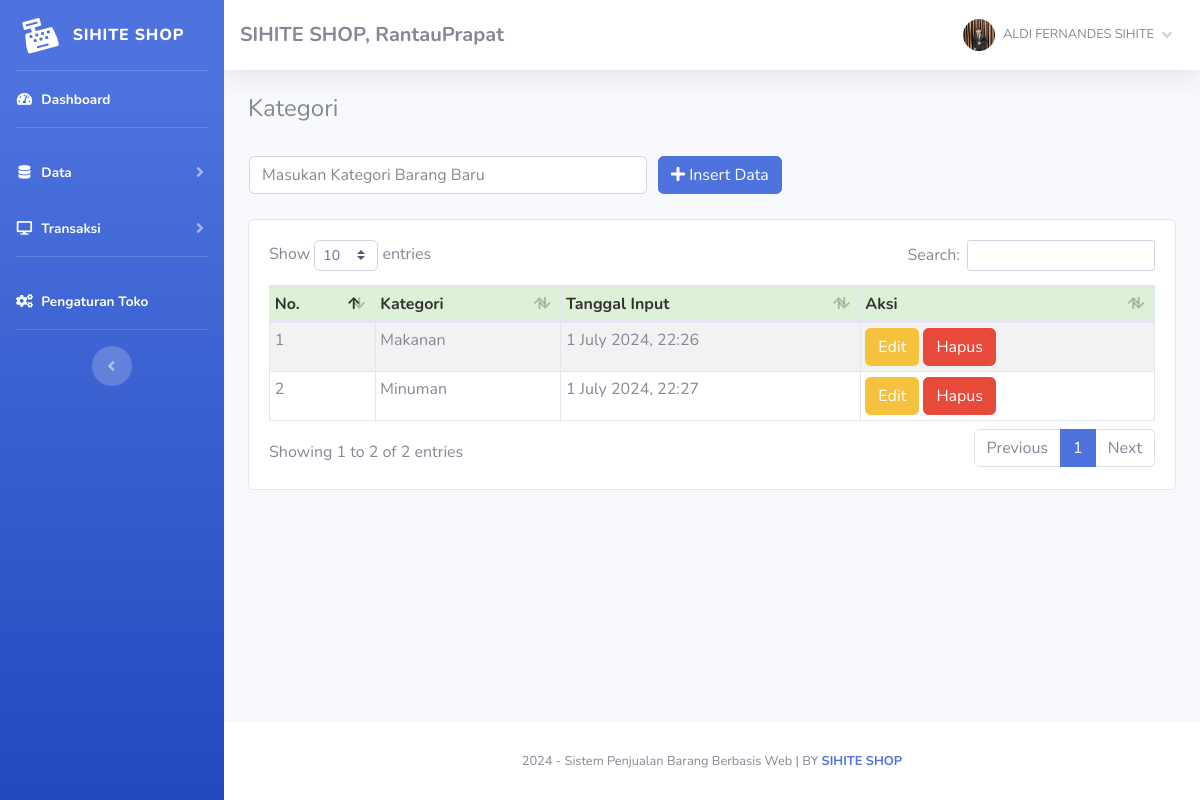
Screenshot of /index.php?page=kategori (signed in) with the database file from the repository.
### tables this page shows
CREATE TABLE `toko` (
  `id_toko` int(11) NOT NULL,
  `nama_toko` varchar(255) NOT NULL,
  `alamat_toko` text NOT NULL,
  `tlp` varchar(255) NOT NULL,
  `nama_pemilik` varchar(255) NOT NULL
);

CREATE TABLE `member` (
  `id_member` int(11) NOT NULL,
  `nm_member` varchar(255) NOT NULL,
  `alamat_member` text NOT NULL,
  `telepon` varchar(255) NOT NULL,
  `email` varchar(255) NOT NULL,
  `gambar` text NOT NULL,
  `NIK` text NOT NULL
);

CREATE TABLE `kategori` (
  `id_kategori` int(11) NOT NULL,
  `nama_kategori` varchar(255) NOT NULL,
  `tgl_input` varchar(255) NOT NULL
);

### admin/module/kategori/index.php (the view, shortened to what this page needs)
<h4>Kategori</h4>
<br />
<?php
	if(!empty($_GET['uid'])){
	$sql = "SELECT * FROM kategori WHERE id_kategori = ?";
	$row = $config->prepare($sql);
	$row->execute(array($_GET['uid']));
	$edit = $row->fetch();
?>
<form method="POST" action="fungsi/edit/edit.php?kategori=edit">
    <table>
        <tr>
            <td style="width:25pc;"><input type="text" class="form-control" value="<?= $edit['nama_kategori'];?>"
                    required name="kategori" placeholder="Masukan Kategori Barang Baru">
                <input type="hidden" name="id" value="<?= $edit['id_kategori'];?>">
            </td>
            <td style="padding-left:10px;"><button id="tombol-simpan" class="btn btn-primary"><i class="fa fa-edit"></i>
                    Ubah Data</button></td>
        </tr>
    </table>
</form>
<?php }else{?>
<form method="POST" action="fungsi/tambah/tambah.php?kategori=tambah">
    <table>
        <tr>
            <td style="width:25pc;"><input type="text" class="form-control" required name="kategori"
                    placeholder="Masukan Kategori Barang Baru"></td>
            <td style="padding-left:10px;"><button id="tombol-simpan" class="btn btn-primary"><i class="fa fa-plus"></i>
                    Insert Data</button></td>
        </tr>
    </table>
</form>
<?php }?>
<br />
<div class="card card-body">
    <div class="table-responsive">
        <table class="table table-bordered table-striped table-sm" id="example1">
            <thead>
                <tr style="background:#DFF0D8;color:#333;">
                    <th>No.</th>
                    <th>Kategori</th>
                    <th>Tanggal Input</th>
                    <th>Aksi</th>
                </tr>
            </thead>
            <tbody>
                <?php
				$hasil = $lihat -> kategori();
				$no=1;
				foreach($hasil as $isi){
			?>
                <tr>
                    <td><?php echo $no;?></td>
                    <td><?php echo $isi['nama_kategori'];?></td>
                    <td><?php echo $isi['tgl_input'];?></td>
                    <td>
                        <a href="index.php?page=kategori&uid=<?php echo $isi['id_kategori'];?>"><button
                                class="btn btn-warning">Edit</button></a>
                        <a href="fungsi/hapus/hapus.php?kategori=hapus&id=<?php echo $isi['id_kategori'];?>"
                            onclick="javascript:return confirm('Hapus Data Kategori ?');"><button
                                class="btn btn-danger">Hapus</button></a>
                    </td>
                </tr>
                <?php $no++; }?>
            </tbody>
        </table>
    </div>
</div>

### admin/template/sidebar.php (shortened to what this page needs)
<?php
    $id = $_SESSION['admin']['id_member'];
    $hasil_profil = $lihat -> member_edit($id);
?>
<ul class="navbar-nav bg-gradient-primary sidebar sidebar-dark accordion" id="accordionSidebar">
    <a class="sidebar-brand d-flex align-items-center justify-content-center" href="index.php">
        <div class="sidebar-brand-icon rotate-n-15">
            <i class="fas fa-cash-register"></i>
        </div>
        <div class="sidebar-brand-text mx-3">SIHITE SHOP<sup></sup></div>
    </a>
    <hr class="sidebar-divider my-0">
    <li class="nav-item active">
        <a class="nav-link" href="index.php">
            <i class="fas fa-fw fa-tachometer-alt"></i>
            <span>Dashboard</span></a>
    </li>
    <hr class="sidebar-divider">
    <li class="nav-item active">
        <a class="nav-link collapsed" href="#" data-toggle="collapse" data-target="#collapseTwo" aria-expanded="true"
            aria-controls="collapseTwo">
            <i class="fas fa-fw fa-database"></i>
            <span>Data</span>
        </a>
    </li>
    <li class="nav-item active">
        <a class="nav-link collapsed" href="#" data-toggle="collapse" data-target="#collapse3" aria-expanded="true"
            aria-controls="collapse3">
            <i class="fas fa-fw fa-desktop"></i>
            <span>Transaksi</span>
        </a>
    </li>
    <hr class="sidebar-divider">
    <li class="nav-item active">
        <a class="nav-link" href="index.php?page=pengaturan">
            <i class="fas fa-fw fa-cogs"></i>
            <span>Pengaturan Toko</span></a>
    </li>
    <hr class="sidebar-divider d-none d-md-block">
    <div class="text-center d-none d-md-inline">
        <button class="rounded-circle border-0" id="sidebarToggle"></button>
    </div>
</ul>
<div id="content-wrapper" class="d-flex flex-column">
    <div id="content">
        <nav class="navbar navbar-expand navbar-light bg-white topbar mb-4 static-top shadow">
            <h5 class="d-lg-block d-none mt-2"><b><?php echo $toko['nama_toko'];?>, <?php echo $toko['alamat_toko'];?></b></h5>
            <ul class="navbar-nav ml-auto">
                <li class="nav-item dropdown no-arrow">
                    <a class="nav-link dropdown-toggle" href="#" id="userDropdown" role="button" data-toggle="dropdown"
                        aria-haspopup="true" aria-expanded="false">
                        <img class="img-profile rounded-circle"
                            src="assets/img/user/<?php echo $hasil_profil['gambar'];?>">
                        <span
                            class="mr-2 d-none d-lg-inline text-gray-600 small ml-2"><?php echo $hasil_profil['nm_member'];?></span>
                        <i class="fas fa-angle-down"></i>
                    </a>
                </li>
            </ul>
        </nav>
        <div class="container-fluid">

### rows the page displays
toko: nama_toko "SIHITE SHOP", alamat_toko "RantauPrapat"
kategori: nama_kategori "Makanan", tgl_input "1 July 2024, 22:26"
kategori: nama_kategori "Minuman", tgl_input "1 July 2024, 22:27"

### other values shown
$hasil_profil['nm_member'] "ALDI FERNANDES SIHITE"
